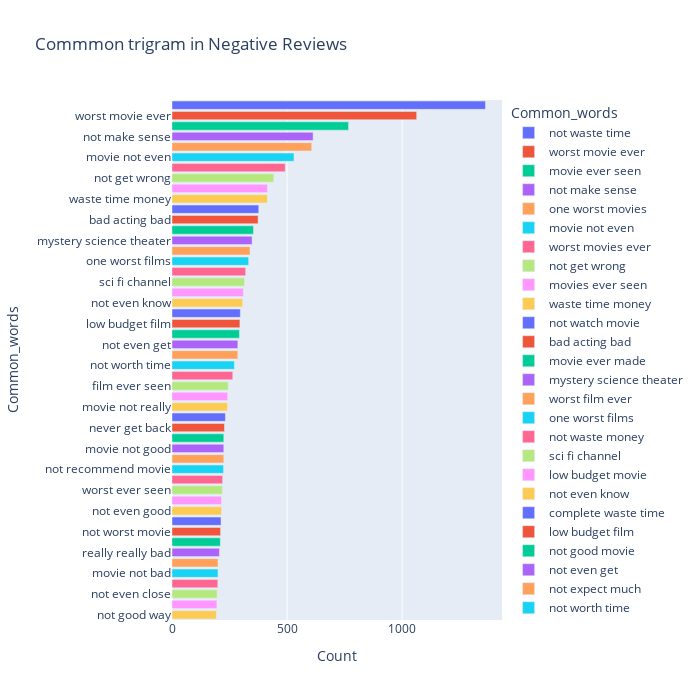

Here is the notebook cell this chart was saved with:
### Code cell
most_common_uni = get_top_text_ngrams(df.Reviews_clean[df['Ratings']<=4],50,3)
most_common_uni = dict(most_common_uni)
temp = pd.DataFrame(columns = ["Common_words" , 'Count'])
temp["Common_words"] = list(most_common_uni.keys())
temp["Count"] = list(most_common_uni.values())
fig = px.bar(temp, x="Count", y="Common_words", title='Commmon trigram in Negative Reviews', orientation='h', 
             width=700, height=700,color='Common_words')
fig.show()

### Figure 1 — Plotly figure (JSON) as saved in the notebook; plotly's stock layout.template omitted (floating-point values rounded to 4 significant figures)
{"data": [{"alignmentgroup": "True", "hovertemplate": "Common_words=%{y}<br>Count=%{x}<extra></extra>", "legendgroup": "not waste time", "marker": {"color": "#636efa", "pattern": {"shape": ""}}, "name": "not waste time", "offsetgroup": "not waste time", "orientation": "h", "showlegend": true, "textposition": "auto", "type": "bar", "x": [1362], "xaxis": "x", "y": ["not waste time"], "yaxis": "y"}, {"alignmentgroup": "True", "hovertemplate": "Common_words=%{y}<br>Count=%{x}<extra></extra>", "legendgroup": "worst movie ever", "marker": {"color": "#EF553B", "pattern": {"shape": ""}}, "name": "worst movie ever", "offsetgroup": "worst movie ever", "orientation": "h", "showlegend": true, "textposition": "auto", "type": "bar", "x": [1063], "xaxis": "x", "y": ["worst movie ever"], "yaxis": "y"}, {"alignmentgroup": "True", "hovertemplate": "Common_words=%{y}<br>Count=%{x}<extra></extra>", "legendgroup": "movie ever seen", "marker": {"color": "#00cc96", "pattern": {"shape": ""}}, "name": "movie ever seen", "offsetgroup": "movie ever seen", "orientation": "h", "showlegend": true, "textposition": "auto", "type": "bar", "x": [767], "xaxis": "x", "y": ["movie ever seen"], "yaxis": "y"}, {"alignmentgroup": "True", "hovertemplate": "Common_words=%{y}<br>Count=%{x}<extra></extra>", "legendgroup": "not make sense", "marker": {"color": "#ab63fa", "pattern": {"shape": ""}}, "name": "not make sense", "offsetgroup": "not make sense", "orientation": "h", "showlegend": true, "textposition": "auto", "type": "bar", "x": [613], "xaxis": "x", "y": ["not make sense"], "yaxis": "y"}, {"alignmentgroup": "True", "hovertemplate": "Common_words=%{y}<br>Count=%{x}<extra></extra>", "legendgroup": "one worst movies", "marker": {"color": "#FFA15A", "pattern": {"shape": ""}}, "name": "one worst movies", "offsetgroup": "one worst movies", "orientation": "h", "showlegend": true, "textposition": "auto", "type": "bar", "x": [607], "xaxis": "x", "y": ["one worst movies"], "yaxis": "y"}, {"alignmentgroup": "True", "hovertemplate": "Common_words=%{y}<br>Count=%{x}<extra></extra>", "legendgroup": "movie not even", "marker": {"color": "#19d3f3", "pattern": {"shape": ""}}, "name": "movie not even", "offsetgroup": "movie not even", "orientation": "h", "showlegend": true, "textposition": "auto", "type": "bar", "x": [530], "xaxis": "x", "y": ["movie not even"], "yaxis": "y"}, {"alignmentgroup": "True", "hovertemplate": "Common_words=%{y}<br>Count=%{x}<extra></extra>", "legendgroup": "worst movies ever", "marker": {"color": "#FF6692", "pattern": {"shape": ""}}, "name": "worst movies ever", "offsetgroup": "worst movies ever", "orientation": "h", "showlegend": true, "textposition": "auto", "type": "bar", "x": [492], "xaxis": "x", "y": ["worst movies ever"], "yaxis": "y"}, {"alignmentgroup": "True", "hovertemplate": "Common_words=%{y}<br>Count=%{x}<extra></extra>", "legendgroup": "not get wrong", "marker": {"color": "#B6E880", "pattern": {"shape": ""}}, "name": "not get wrong", "offsetgroup": "not get wrong", "orientation": "h", "showlegend": true, "textposition": "auto", "type": "bar", "x": [442], "xaxis": "x", "y": ["not get wrong"], "yaxis": "y"}, {"alignmentgroup": "True", "hovertemplate": "Common_words=%{y}<br>Count=%{x}<extra></extra>", "legendgroup": "movies ever seen", "marker": {"color": "#FF97FF", "pattern": {"shape": ""}}, "name": "movies ever seen", "offsetgroup": "movies ever seen", "orientation": "h", "showlegend": true, "textposition": "auto", "type": "bar", "x": [415], "xaxis": "x", "y": ["movies ever seen"], "yaxis": "y"}, {"alignmentgroup": "True", "hovertemplate": "Common_words=%{y}<br>Count=%{x}<extra></extra>", "legendgroup": "waste time money", "marker": {"color": "#FECB52", "pattern": {"shape": ""}}, "name": "waste time money", "offsetgroup": "waste time money", "orientation": "h", "showlegend": true, "textposition": "auto", "type": "bar", "x": [414], "xaxis": "x", "y": ["waste time money"], "yaxis": "y"}, {"alignmentgroup": "True", "hovertemplate": "Common_words=%{y}<br>Count=%{x}<extra></extra>", "legendgroup": "not watch movie", "marker": {"color": "#636efa", "pattern": {"shape": ""}}, "name": "not watch movie", "offsetgroup": "not watch movie", "orientation": "h", "showlegend": true, "textposition": "auto", "type": "bar", "x": [377], "xaxis": "x", "y": ["not watch movie"], "yaxis": "y"}, {"alignmentgroup": "True", "hovertemplate": "Common_words=%{y}<br>Count=%{x}<extra></extra>", "legendgroup": "bad acting bad", "marker": {"color": "#EF553B", "pattern": {"shape": ""}}, "name": "bad acting bad", "offsetgroup": "bad acting bad", "orientation": "h", "showlegend": true, "textposition": "auto", "type": "bar", "x": [374], "xaxis": "x", "y": ["bad acting bad"], "yaxis": "y"}, {"alignmentgroup": "True", "hovertemplate": "Common_words=%{y}<br>Count=%{x}<extra></extra>", "legendgroup": "movie ever made", "marker": {"color": "#00cc96", "pattern": {"shape": ""}}, "name": "movie ever made", "offsetgroup": "movie ever made", "orientation": "h", "showlegend": true, "textposition": "auto", "type": "bar", "x": [354], "xaxis": "x", "y": ["movie ever made"], "yaxis": "y"}, {"alignmentgroup": "True", "hovertemplate": "Common_words=%{y}<br>Count=%{x}<extra></extra>", "legendgroup": "mystery science theater", "marker": {"color": "#ab63fa", "pattern": {"shape": ""}}, "name": "mystery science theater", "offsetgroup": "mystery science theater", "orientation": "h", "showlegend": true, "textposition": "auto", "type": "bar", "x": [348], "xaxis": "x", "y": ["mystery science theater"], "yaxis": "y"}, {"alignmentgroup": "True", "hovertemplate": "Common_words=%{y}<br>Count=%{x}<extra></extra>", "legendgroup": "worst film ever", "marker": {"color": "#FFA15A", "pattern": {"shape": ""}}, "name": "worst film ever", "offsetgroup": "worst film ever", "orientation": "h", "showlegend": true, "textposition": "auto", "type": "bar", "x": [339], "xaxis": "x", "y": ["worst film ever"], "yaxis": "y"}, {"alignmentgroup": "True", "hovertemplate": "Common_words=%{y}<br>Count=%{x}<extra></extra>", "legendgroup": "one worst films", "marker": {"color": "#19d3f3", "pattern": {"shape": ""}}, "name": "one worst films", "offsetgroup": "one worst films", "orientation": "h", "showlegend": true, "textposition": "auto", "type": "bar", "x": [333], "xaxis": "x", "y": ["one worst films"], "yaxis": "y"}, {"alignmentgroup": "True", "hovertemplate": "Common_words=%{y}<br>Count=%{x}<extra></extra>", "legendgroup": "not waste money", "marker": {"color": "#FF6692", "pattern": {"shape": ""}}, "name": "not waste money", "offsetgroup": "not waste money", "orientation": "h", "showlegend": true, "textposition": "auto", "type": "bar", "x": [320], "xaxis": "x", "y": ["not waste money"], "yaxis": "y"}, {"alignmentgroup": "True", "hovertemplate": "Common_words=%{y}<br>Count=%{x}<extra></extra>", "legendgroup": "sci fi channel", "marker": {"color": "#B6E880", "pattern": {"shape": ""}}, "name": "sci fi channel", "offsetgroup": "sci fi channel", "orientation": "h", "showlegend": true, "textposition": "auto", "type": "bar", "x": [315], "xaxis": "x", "y": ["sci fi channel"], "yaxis": "y"}, {"alignmentgroup": "True", "hovertemplate": "Common_words=%{y}<br>Count=%{x}<extra></extra>", "legendgroup": "low budget movie", "marker": {"color": "#FF97FF", "pattern": {"shape": ""}}, "name": "low budget movie", "offsetgroup": "low budget movie", "orientation": "h", "showlegend": true, "textposition": "auto", "type": "bar", "x": [310], "xaxis": "x", "y": ["low budget movie"], "yaxis": "y"}, {"alignmentgroup": "True", "hovertemplate": "Common_words=%{y}<br>Count=%{x}<extra></extra>", "legendgroup": "not even know", "marker": {"color": "#FECB52", "pattern": {"shape": ""}}, "name": "not even know", "offsetgroup": "not even know", "orientation": "h", "showlegend": true, "textposition": "auto", "type": "bar", "x": [307], "xaxis": "x", "y": ["not even know"], "yaxis": "y"}, {"alignmentgroup": "True", "hovertemplate": "Common_words=%{y}<br>Count=%{x}<extra></extra>", "legendgroup": "complete waste time", "marker": {"color": "#636efa", "pattern": {"shape": ""}}, "name": "complete waste time", "offsetgroup": "complete waste time", "orientation": "h", "showlegend": true, "textposition": "auto", "type": "bar", "x": [297], "xaxis": "x", "y": ["complete waste time"], "yaxis": "y"}, {"alignmentgroup": "True", "hovertemplate": "Common_words=%{y}<br>Count=%{x}<extra></extra>", "legendgroup": "low budget film", "marker": {"color": "#EF553B", "pattern": {"shape": ""}}, "name": "low budget film", "offsetgroup": "low budget film", "orientation": "h", "showlegend": true, "textposition": "auto", "type": "bar", "x": [295], "xaxis": "x", "y": ["low budget film"], "yaxis": "y"}, {"alignmentgroup": "True", "hovertemplate": "Common_words=%{y}<br>Count=%{x}<extra></extra>", "legendgroup": "not good movie", "marker": {"color": "#00cc96", "pattern": {"shape": ""}}, "name": "not good movie", "offsetgroup": "not good movie", "orientation": "h", "showlegend": true, "textposition": "auto", "type": "bar", "x": [293], "xaxis": "x", "y": ["not good movie"], "yaxis": "y"}, {"alignmentgroup": "True", "hovertemplate": "Common_words=%{y}<br>Count=%{x}<extra></extra>", "legendgroup": "not even get", "marker": {"color": "#ab63fa", "pattern": {"shape": ""}}, "name": "not even get", "offsetgroup": "not even get", "orientation": "h", "showlegend": true, "textposition": "auto", "type": "bar", "x": [286], "xaxis": "x", "y": ["not even get"], "yaxis": "y"}, {"alignmentgroup": "True", "hovertemplate": "Common_words=%{y}<br>Count=%{x}<extra></extra>", "legendgroup": "not expect much", "marker": {"color": "#FFA15A", "pattern": {"shape": ""}}, "name": "not expect much", "offsetgroup": "not expect much", "orientation": "h", "showlegend": true, "textposition": "auto", "type": "bar", "x": [286], "xaxis": "x", "y": ["not expect much"], "yaxis": "y"}, {"alignmentgroup": "True", "hovertemplate": "Common_words=%{y}<br>Count=%{x}<extra></extra>", "legendgroup": "not worth time", "marker": {"color": "#19d3f3", "pattern": {"shape": ""}}, "name": "not worth time", "offsetgroup": "not worth time", "orientation": "h", "showlegend": true, "textposition": "auto", "type": "bar", "x": [271], "xaxis": "x", "y": ["not worth time"], "yaxis": "y"}, {"alignmentgroup": "True", "hovertemplate": "Common_words=%{y}<br>Count=%{x}<extra></extra>", "legendgroup": "bad bad bad", "marker": {"color": "#FF6692", "pattern": {"shape": ""}}, "name": "bad bad bad", "offsetgroup": "bad bad bad", "orientation": "h", "showlegend": true, "textposition": "auto", "type": "bar", "x": [264], "xaxis": "x", "y": ["bad bad bad"], "yaxis": "y"}, {"alignmentgroup": "True", "hovertemplate": "Common_words=%{y}<br>Count=%{x}<extra></extra>", "legendgroup": "film ever seen", "marker": {"color": "#B6E880", "pattern": {"shape": ""}}, "name": "film ever seen", "offsetgroup": "film ever seen", "orientation": "h", "showlegend": true, "textposition": "auto", "type": "bar", "x": [244], "xaxis": "x", "y": ["film ever seen"], "yaxis": "y"}, {"alignmentgroup": "True", "hovertemplate": "Common_words=%{y}<br>Count=%{x}<extra></extra>", "legendgroup": "film not even", "marker": {"color": "#FF97FF", "pattern": {"shape": ""}}, "name": "film not even", "offsetgroup": "film not even", "orientation": "h", "showlegend": true, "textposition": "auto", "type": "bar", "x": [242], "xaxis": "x", "y": ["film not even"], "yaxis": "y"}, {"alignmentgroup": "True", "hovertemplate": "Common_words=%{y}<br>Count=%{x}<extra></extra>", "legendgroup": "movie not really", "marker": {"color": "#FECB52", "pattern": {"shape": ""}}, "name": "movie not really", "offsetgroup": "movie not really", "orientation": "h", "showlegend": true, "textposition": "auto", "type": "bar", "x": [241], "xaxis": "x", "y": ["movie not really"], "yaxis": "y"}, {"alignmentgroup": "True", "hovertemplate": "Common_words=%{y}<br>Count=%{x}<extra></extra>", "legendgroup": "low budget horror", "marker": {"color": "#636efa", "pattern": {"shape": ""}}, "name": "low budget horror", "offsetgroup": "low budget horror", "orientation": "h", "showlegend": true, "textposition": "auto", "type": "bar", "x": [232], "xaxis": "x", "y": ["low budget horror"], "yaxis": "y"}, {"alignmentgroup": "True", "hovertemplate": "Common_words=%{y}<br>Count=%{x}<extra></extra>", "legendgroup": "never get back", "marker": {"color": "#EF553B", "pattern": {"shape": ""}}, "name": "never get back", "offsetgroup": "never get back", "orientation": "h", "showlegend": true, "textposition": "auto", "type": "bar", "x": [228], "xaxis": "x", "y": ["never get back"], "yaxis": "y"}, {"alignmentgroup": "True", "hovertemplate": "Common_words=%{y}<br>Count=%{x}<extra></extra>", "legendgroup": "special effects not", "marker": {"color": "#00cc96", "pattern": {"shape": ""}}, "name": "special effects not", "offsetgroup": "special effects not", "orientation": "h", "showlegend": true, "textposition": "auto", "type": "bar", "x": [225], "xaxis": "x", "y": ["special effects not"], "yaxis": "y"}, {"alignmentgroup": "True", "hovertemplate": "Common_words=%{y}<br>Count=%{x}<extra></extra>", "legendgroup": "movie not good", "marker": {"color": "#ab63fa", "pattern": {"shape": ""}}, "name": "movie not good", "offsetgroup": "movie not good", "orientation": "h", "showlegend": true, "textposition": "auto", "type": "bar", "x": [225], "xaxis": "x", "y": ["movie not good"], "yaxis": "y"}, {"alignmentgroup": "True", "hovertemplate": "Common_words=%{y}<br>Count=%{x}<extra></extra>", "legendgroup": "not even worth", "marker": {"color": "#FFA15A", "pattern": {"shape": ""}}, "name": "not even worth", "offsetgroup": "not even worth", "orientation": "h", "showlegend": true, "textposition": "auto", "type": "bar", "x": [225], "xaxis": "x", "y": ["not even worth"], "yaxis": "y"}, {"alignmentgroup": "True", "hovertemplate": "Common_words=%{y}<br>Count=%{x}<extra></extra>", "legendgroup": "not recommend movie", "marker": {"color": "#19d3f3", "pattern": {"shape": ""}}, "name": "not recommend movie", "offsetgroup": "not recommend movie", "orientation": "h", "showlegend": true, "textposition": "auto", "type": "bar", "x": [224], "xaxis": "x", "y": ["not recommend movie"], "yaxis": "y"}, {"alignmentgroup": "True", "hovertemplate": "Common_words=%{y}<br>Count=%{x}<extra></extra>", "legendgroup": "bad not even", "marker": {"color": "#FF6692", "pattern": {"shape": ""}}, "name": "bad not even", "offsetgroup": "bad not even", "orientation": "h", "showlegend": true, "textposition": "auto", "type": "bar", "x": [220], "xaxis": "x", "y": ["bad not even"], "yaxis": "y"}, {"alignmentgroup": "True", "hovertemplate": "Common_words=%{y}<br>Count=%{x}<extra></extra>", "legendgroup": "worst ever seen", "marker": {"color": "#B6E880", "pattern": {"shape": ""}}, "name": "worst ever seen", "offsetgroup": "worst ever seen", "orientation": "h", "showlegend": true, "textposition": "auto", "type": "bar", "x": [219], "xaxis": "x", "y": ["worst ever seen"], "yaxis": "y"}, {"alignmentgroup": "True", "hovertemplate": "Common_words=%{y}<br>Count=%{x}<extra></extra>", "legendgroup": "worst films ever", "marker": {"color": "#FF97FF", "pattern": {"shape": ""}}, "name": "worst films ever", "offsetgroup": "worst films ever", "orientation": "h", "showlegend": true, "textposition": "auto", "type": "bar", "x": [215], "xaxis": "x", "y": ["worst films ever"], "yaxis": "y"}, {"alignmentgroup": "True", "hovertemplate": "Common_words=%{y}<br>Count=%{x}<extra></extra>", "legendgroup": "not even good", "marker": {"color": "#FECB52", "pattern": {"shape": ""}}, "name": "not even good", "offsetgroup": "not even good", "orientation": "h", "showlegend": true, "textposition": "auto", "type": "bar", "x": [215], "xaxis": "x", "y": ["not even good"], "yaxis": "y"}, {"alignmentgroup": "True", "hovertemplate": "Common_words=%{y}<br>Count=%{x}<extra></extra>", "legendgroup": "not worth watching", "marker": {"color": "#636efa", "pattern": {"shape": ""}}, "name": "not worth watching", "offsetgroup": "not worth watching", "orientation": "h", "showlegend": true, "textposition": "auto", "type": "bar", "x": [213], "xaxis": "x", "y": ["not worth watching"], "yaxis": "y"}, {"alignmentgroup": "True", "hovertemplate": "Common_words=%{y}<br>Count=%{x}<extra></extra>", "legendgroup": "not worst movie", "marker": {"color": "#EF553B", "pattern": {"shape": ""}}, "name": "not worst movie", "offsetgroup": "not worst movie", "orientation": "h", "showlegend": true, "textposition": "auto", "type": "bar", "x": [211], "xaxis": "x", "y": ["not worst movie"], "yaxis": "y"}, {"alignmentgroup": "True", "hovertemplate": "Common_words=%{y}<br>Count=%{x}<extra></extra>", "legendgroup": "movie not worth", "marker": {"color": "#00cc96", "pattern": {"shape": ""}}, "name": "movie not worth", "offsetgroup": "movie not worth", "orientation": "h", "showlegend": true, "textposition": "auto", "type": "bar", "x": [210], "xaxis": "x", "y": ["movie not worth"], "yaxis": "y"}, {"alignmentgroup": "True", "hovertemplate": "Common_words=%{y}<br>Count=%{x}<extra></extra>", "legendgroup": "really really bad", "marker": {"color": "#ab63fa", "pattern": {"shape": ""}}, "name": "really really bad", "offsetgroup": "really really bad", "orientation": "h", "showlegend": true, "textposition": "auto", "type": "bar", "x": [206], "xaxis": "x", "y": ["really really bad"], "yaxis": "y"}, {"alignmentgroup": "True", "hovertemplate": "Common_words=%{y}<br>Count=%{x}<extra></extra>", "legendgroup": "total waste time", "marker": {"color": "#FFA15A", "pattern": {"shape": ""}}, "name": "total waste time", "offsetgroup": "total waste time", "orientation": "h", "showlegend": true, "textposition": "auto", "type": "bar", "x": [200], "xaxis": "x", "y": ["total waste time"], "yaxis": "y"}, {"alignmentgroup": "True", "hovertemplate": "Common_words=%{y}<br>Count=%{x}<extra></extra>", "legendgroup": "movie not bad", "marker": {"color": "#19d3f3", "pattern": {"shape": ""}}, "name": "movie not bad", "offsetgroup": "movie not bad", "orientation": "h", "showlegend": true, "textposition": "auto", "type": "bar", "x": [200], "xaxis": "x", "y": ["movie not bad"], "yaxis": "y"}, {"alignmentgroup": "True", "hovertemplate": "Common_words=%{y}<br>Count=%{x}<extra></extra>", "legendgroup": "movies ever made", "marker": {"color": "#FF6692", "pattern": {"shape": ""}}, "name": "movies ever made", "offsetgroup": "movies ever made", "orientation": "h", "showlegend": true, "textposition": "auto", "type": "bar", "x": [199], "xaxis": "x", "y": ["movies ever made"], "yaxis": "y"}, {"alignmentgroup": "True", "hovertemplate": "Common_words=%{y}<br>Count=%{x}<extra></extra>", "legendgroup": "not even close", "marker": {"color": "#B6E880", "pattern": {"shape": ""}}, "name": "not even close", "offsetgroup": "not even close", "orientation": "h", "showlegend": true, "textposition": "auto", "type": "bar", "x": [196], "xaxis": "x", "y": ["not even close"], "yaxis": "y"}, {"alignmentgroup": "True", "hovertemplate": "Common_words=%{y}<br>Count=%{x}<extra></extra>", "legendgroup": "not see movie", "marker": {"color": "#FF97FF", "pattern": {"shape": ""}}, "name": "not see movie", "offsetgroup": "not see movie", "orientation": "h", "showlegend": true, "textposition": "auto", "type": "bar", "x": [195], "xaxis": "x", "y": ["not see movie"], "yaxis": "y"}, {"alignmentgroup": "True", "hovertemplate": "Common_words=%{y}<br>Count=%{x}<extra></extra>", "legendgroup": "not good way", "marker": {"color": "#FECB52", "pattern": {"shape": ""}}, "name": "not good way", "offsetgroup": "not good way", "orientation": "h", "showlegend": true, "textposition": "auto", "type": "bar", "x": [193], "xaxis": "x", "y": ["not good way"], "yaxis": "y"}], "layout": {"barmode": "relative", "height": 700, "legend": {"title": {"text": "Common_words"}, "tracegroupgap": 0}, "title": {"text": "Commmon trigram in Negative Reviews"}, "width": 700, "xaxis": {"anchor": "y", "domain": [0, 1], "title": {"text": "Count"}}, "yaxis": {"anchor": "x", "categoryarray": ["not good way", "not see movie", "not even close", "movies ever made", "movie not bad", "total waste time", "really really bad", "movie not worth", "not worst movie", "not worth watching", "not even good", "worst films ever", "worst ever seen", "bad not even", "not recommend movie", "not even worth", "movie not good", "special effects not", "never get back", "low budget horror", "movie not really", "film not even", "film ever seen", "bad bad bad", "not worth time", "not expect much", "not even get", "not good movie", "low budget film", "complete waste time", "not even know", "low budget movie", "sci fi channel", "not waste money", "one worst films", "worst film ever", "mystery science theater", "movie ever made", "bad acting bad", "not watch movie", "waste time money", "movies ever seen", "not get wrong", "worst movies ever", "movie not even", "one worst movies", "not make sense", "movie ever seen", "worst movie ever", "not waste time"], "categoryorder": "array", "domain": [0, 1], "title": {"text": "Common_words"}}}}
